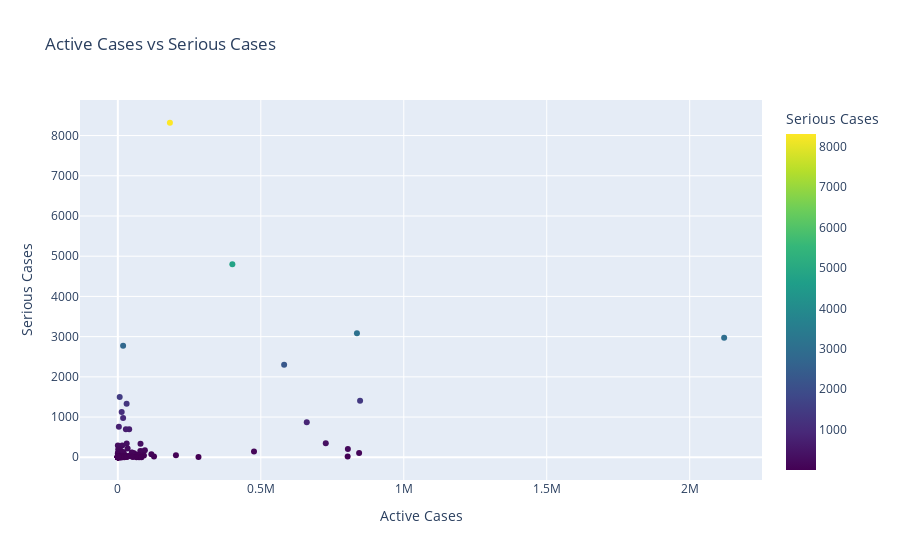

Source (notebook cell):
### Code cell
fig = px.scatter(df, x='Active Cases', y='Serious Cases', title="Active Cases vs Serious Cases", color_continuous_scale='Viridis', color='Serious Cases')
fig.show()

### Figure 1 — Plotly figure (JSON) as saved in the notebook; plotly's stock layout.template omitted (floating-point values rounded to 4 significant figures; data arrays with more than 128 entries replaced by an {"elided": "..."} marker saying what was removed)
{"data": [{"hovertemplate": "Active Cases=%{x}<br>Serious Cases=%{marker.color}<extra></extra>", "legendgroup": "", "marker": {"color": {"elided": "230 int values"}, "coloraxis": "coloraxis", "symbol": "circle"}, "mode": "markers", "name": "", "orientation": "v", "showlegend": false, "type": "scatter", "x": {"elided": "230 int values"}, "xaxis": "x", "y": {"elided": "230 int values"}, "yaxis": "y"}], "layout": {"coloraxis": {"colorbar": {"title": {"text": "Serious Cases"}}, "colorscale": [[0, "#440154"], [0.1111, "#482878"], [0.2222, "#3e4989"], [0.3333, "#31688e"], [0.4444, "#26828e"], [0.5556, "#1f9e89"], [0.6667, "#35b779"], [0.7778, "#6ece58"], [0.8889, "#b5de2b"], [1, "#fde725"]]}, "legend": {"tracegroupgap": 0}, "title": {"text": "Active Cases vs Serious Cases"}, "xaxis": {"anchor": "y", "domain": [0, 1], "title": {"text": "Active Cases"}}, "yaxis": {"anchor": "x", "domain": [0, 1], "title": {"text": "Serious Cases"}}}}
